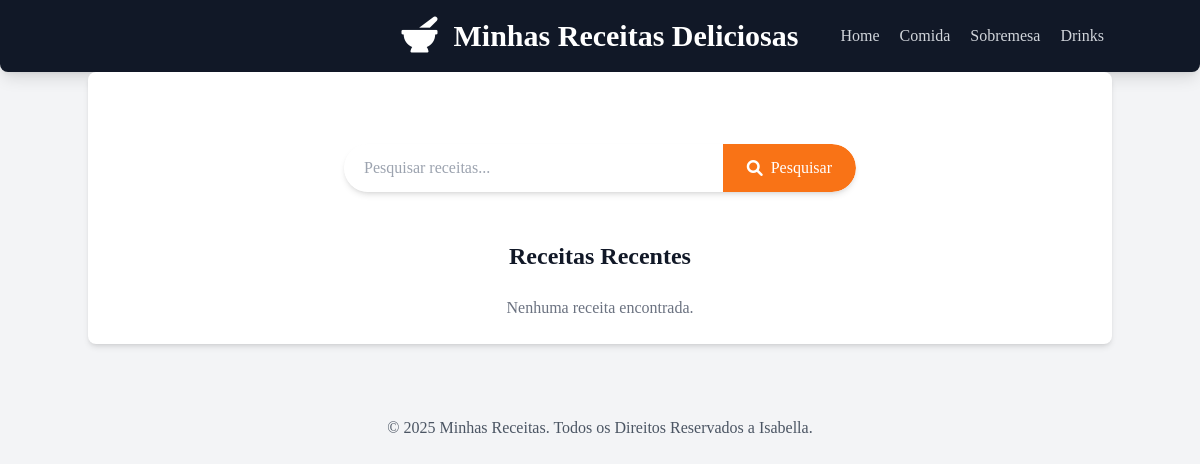
Page /receitas/?categoria=drinks on the earlier database version.
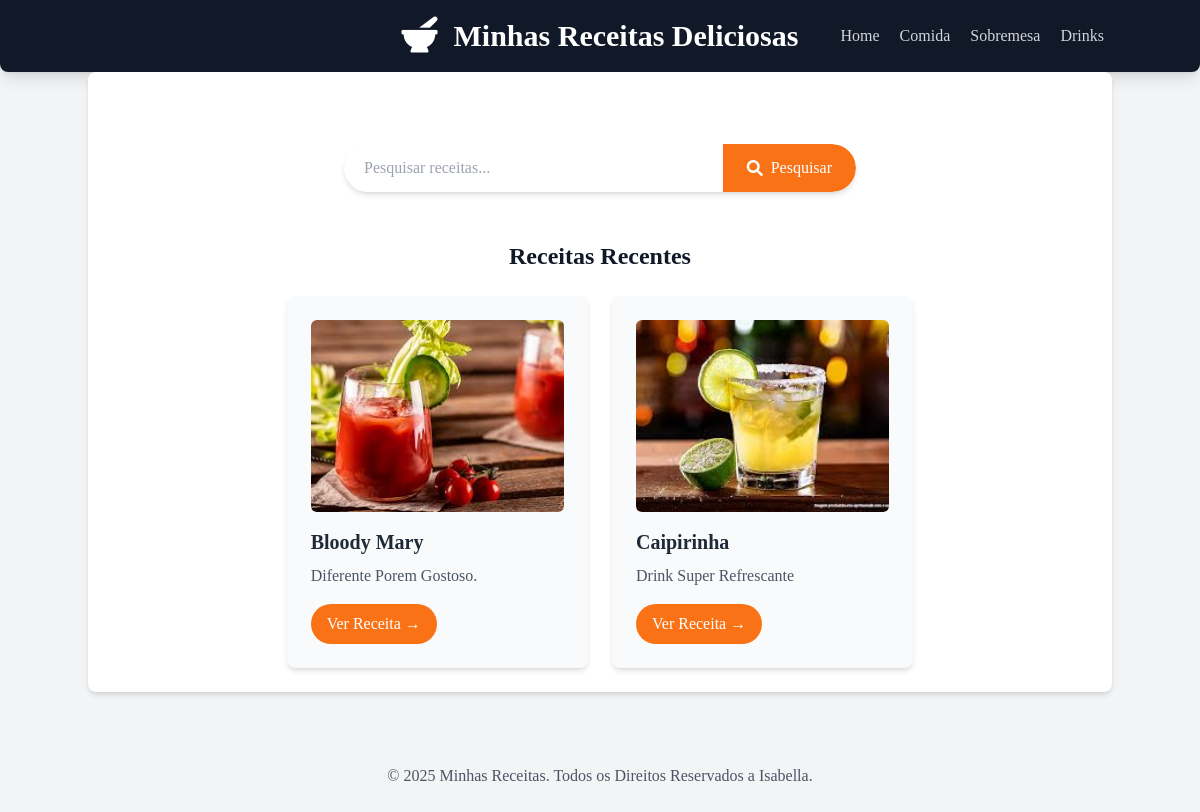
Same page on the later database version.
### receitas/models.py (models this page shows, shortened)
class Receita(models.Model):
    CATEGORIAS = [
        ('comida', 'Comida'),
        ('sobremesa', 'Sobremesa'),
        ('drinks', 'Drinks'),
    ]
    title = models.CharField("Titulo", max_length=200)
    description = models.TextField("Descrição")
    ingredients = models.TextField("Ingredientes")
    instructions = models.TextField("Instruções")
    image = models.ImageField("imagem", upload_to='receitas/images/', blank=True, null=True)
    categoria = models.CharField("Categoria", max_length=50, choices=CATEGORIAS, default='comida')
    created_at = models.DateTimeField(auto_now_add=True)
    updated_at = models.DateTimeField(auto_now=True)
    class Meta:
        verbose_name = 'Receita'
        verbose_name_plural = 'Receitas'
        ordering = ['-created_at']

### receitas/views.py (the view)
# urls.py: 2. Add a URL to urlpatterns:  path('', views.home, name='home')
def home(request):
    categoria_selecionada = request.GET.get('categoria')
    categorias_disponiveis = Receita.CATEGORIAS
    if categoria_selecionada:
        receitas = Receita.objects.filter(categoria=categoria_selecionada)
    else:
        receitas = Receita.objects.all()
    contexto = {
        'receitas': receitas,
        'categorias': categorias_disponiveis,
        'categoria_selecionada': categoria_selecionada,
    }
    return render(request, 'receitas/home.html', contexto)

### receitas/templates/receitas/home.html (shortened to what this page needs)
{% extends 'receitas/base.html' %}
{% block content %}
    <section class="container mx-auto mt-8 p-4 flex justify-center">
        <form method="get"
              action="{% url 'pesquisar_receitas' %}"
              class="w-full max-w-lg flex bg-white rounded-full shadow-md overflow-hidden">
            <input
                type="text"
                name="q"
                placeholder="Pesquisar receitas..."
                class="flex-grow p-3 text-gray-700 focus:outline-none focus:ring-2 focus:ring-orange-500 rounded-l-full pl-5">
            <button
                type="submit"
                class="bg-orange-500 hover:bg-orange-600 text-white p-3 px-6 rounded-r-full ransition duration-200 ease-in-out flex items-center justify-center">
                    <i class="fas fa-search mr-2"></i>Pesquisar
            </button>
        </form>
    </section>
<h2 class="text-2xl font-semibold mb-6 text-center mt-8">Receitas Recentes</h2>
    <div class="flex flex-wrap justify-center gap-6">
        {% for receita in receitas %}
        <div class="w-full sm:w-[calc(50%-1.5rem)] lg:w-[calc(33.333%-1.5rem)] bg-gray-50 p-6 rounded-lg shadow-md hover:shadow-lg transition-shadow duration-300 ease-in-out">
            {% if receita.image %}
            <img src="{{ receita.image.url }}" alt="Imagem de {{ receita.title }}" class="w-full h-48 object-cover rounded-md mb-4" />
            {% endif %}
            <h3 class="text-xl font-bold mb-2 text-gray-800">{{ receita.title }}</h3>
            <p class="text-gray-600 mb-4">{{ receita.description|truncatewords:20 }}</p>
            <a href="{% url 'receita_detail' receita.id %}" class="inline-block bg-orange-500 hover:bg-orange-600 text-white font-senibold py-2 px-4 rounded-full transition-colors duration-300">
                Ver Receita &rarr;
            </a>
        </div>
        {% empty %}
        <p class="text-center text-gray-500 col-span-full">Nenhuma receita encontrada.</p>
        {% endfor %}
    </div>
{% endblock %}

### receitas/templates/receitas/base.html (shortened to what this page needs)
{% load static %}
<!DOCTYPE html>
<html lang="pt-br">
<head>
    <script src="https://cdn.tailwindcss.com"></script>
    <link rel="stylesheet" href="https://cdnjs.cloudflare.com/ajax/libs/font-awesome/6.0.0-beta3/css/all.min.css">
</head>
<body class="bg-gray-100 text-gray-900">
    <header class="bg-gray-900 text-white p-6 shadow-lg rounded-b-lg">
        <div class="container mx-auto relative flex items-center justify-between">
            <div class="absolute inset-0 flex items-center justify-center">
                <div class="flex items-center">
                    <div class="text-4xl mr-4">
                        <i class="fas fa-mortar-pestle"></i>
                    </div>
                    <h1 class="text-3xl font-bold">Minhas Receitas Deliciosas</h1>
                </div>
            </div>
            <nav class="ml-auto relative z-10">
                <a href="{% url 'home' %}" class="text-gray-300 hover:text-white mx-2">Home</a>
                {% for categoria in categorias %}
                    <a href="{% url 'home' %}?categoria={{ categoria.0 }}" class="text-gray-300 hover:text-white mx-2">{{ categoria.1 }}</a>
                {% endfor %}
            </nav>
            </div>
    </header>
    <main class="container mx-auto p-6 bg-white rounded-lg shadow-md">
        {% block content %}
        {% endblock %}
    </main>
    <footer class="mt-12 p-6 text-center text-gray-600">
        <p>&copy; 2025 Minhas Receitas. Todos os Direitos Reservados a Isabella.</p>
    </footer>
</body>
</html>

### receitas/templates/receitas/base.html (style rules this page uses)
body { font-family: 'Inter, sans-serif'; }

Differences in the rows shown:
added Receita: image (picture), title "Bloody Mary", description "Diferente Porem Gostoso."
added Receita: image (picture), title "Caipirinha", description "Drink Super Refrescante"
Other differences:
text no longer shown: "Nenhuma receita encontrada."
